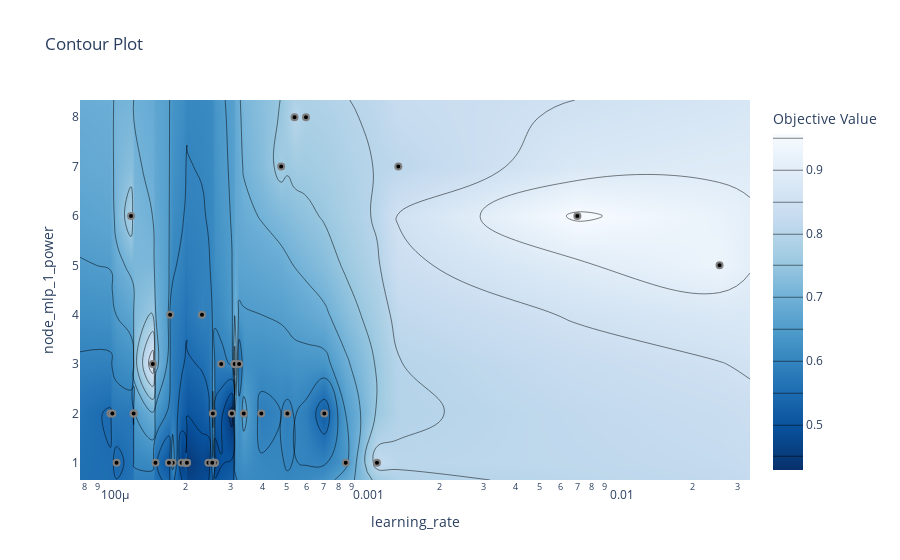

The notebook cell this image was saved under:
### Code cell
# plot the estimated accuracy surface over hyperparameters:
fig = optuna.visualization.plot_contour(study_vis, params=['learning_rate', 'node_mlp_1_power'])
fig.show()

### Figure 1 — Plotly figure (JSON) as saved in the notebook; plotly's stock layout.template omitted (floating-point values rounded to 4 significant figures; data arrays with more than 128 entries replaced by an {"elided": "..."} marker saying what was removed)
{"data": [{"colorbar": {"title": {"text": "Objective Value"}}, "colorscale": [[0, "rgb(247,251,255)"], [0.125, "rgb(222,235,247)"], [0.25, "rgb(198,219,239)"], [0.375, "rgb(158,202,225)"], [0.5, "rgb(107,174,214)"], [0.625, "rgb(66,146,198)"], [0.75, "rgb(33,113,181)"], [0.875, "rgb(8,81,156)"], [1, "rgb(8,48,107)"]], "connectgaps": true, "contours": {"coloring": "heatmap"}, "hoverinfo": "none", "line": {"smoothing": 1.3}, "reversescale": true, "type": "contour", "x": [7.654e-05, 0.0001009, 0.0001027, 0.0001067, 0.0001217, 0.0001246, 0.0001246, 0.0001484, 0.0001519, 0.0001717, 0.0001736, 0.0001777, 0.0001928, 0.0001995, 0.0002006, 0.0002022, 0.0002025, 0.0002318, 0.0002458, 0.0002546, 0.0002559, 0.0002605, 0.0002608, 0.0002762, 0.0003042, 0.0003118, 0.0003121, 0.0003249, 0.0003389, 0.0003976, 0.0004762, 0.0005038, 0.0005377, 0.0005964, 0.0007045, 0.0008561, 0.001137, 0.00138, 0.007022, 0.02556, 0.03371], "y": [0.65, 1, 2, 3, 4, 5, 6, 7, 8, 8.35], "z": {"elided": "10x41 float values"}}, {"marker": {"color": "black", "line": {"color": "Grey", "width": 2}}, "mode": "markers", "showlegend": false, "type": "scatter", "x": [0.007022, 0.0003118, 0.0001484, 0.02556, 0.001137, 0.0005377, 0.0005964, 0.0004762, 0.0001217, 0.0003121, 0.00138, 0.0003389, 0.0002559, 0.0001246, 0.0001246, 0.0001009, 0.0001027, 0.0001067, 0.0002006, 0.0002025, 0.0001928, 0.0001995, 0.0008561, 0.0001736, 0.0002318, 0.0002022, 0.0001777, 0.0003042, 0.0003249, 0.0007045, 0.0002608, 0.0002762, 0.0005038, 0.0001519, 0.0001717, 0.0002458, 0.0002605, 0.0003976, 0.0002546], "y": [6, 3, 3, 5, 1, 8, 8, 7, 6, 3, 7, 2, 2, 2, 2, 2, 2, 1, 1, 1, 1, 1, 1, 4, 4, 1, 1, 2, 3, 2, 1, 3, 2, 1, 1, 1, 1, 2, 1]}], "layout": {"title": {"text": "Contour Plot"}, "xaxis": {"range": [-4.116, -1.472], "title": {"text": "learning_rate"}, "type": "log"}, "yaxis": {"range": [0.65, 8.35], "title": {"text": "node_mlp_1_power"}}}}
